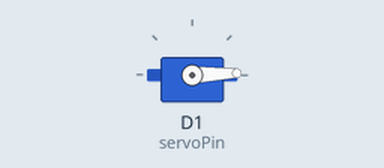
A sketch run on a simulated ESP8266 (NodeMCU). Shown: servo. What the sketch prints to the serial monitor is not drawn.

Above: at 0.05 s.
At 2.0 s:
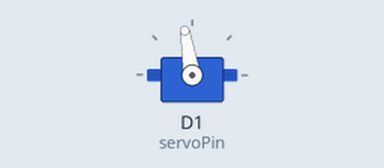
At 3.95 s:
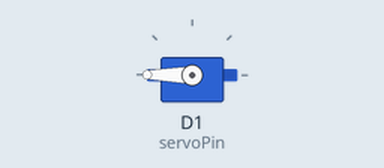
At 7.9 s:
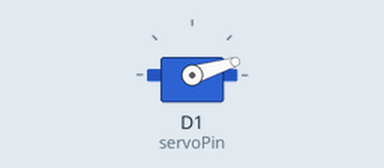
Timing chart, 0 to 12.0 s (numbered marks = the images above):
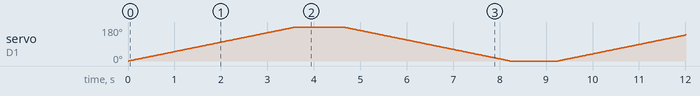

The sketch:

servo_motor.ino
```cpp
// This Code is Designed by Prince Kushwaha from COSM Electronics

#include <Servo.h>  // Include the standard Servo library

Servo myServo;  // Create a Servo object
int servoPin = D1;  // Servo signal connected to GPIO5 (D1)

void setup() {
  // Attach the servo on pin D1 to the servo object
  myServo.attach(servoPin);

  // Start Serial communication for debugging
  Serial.begin(115200);
  Serial.println("Servo Motor Control with ESP8266");
}

void loop() {
  // Sweep the servo from 0 to 180 degrees
  for (int angle = 0; angle <= 180; angle++) {
    myServo.write(angle);   // Set servo to the specified angle
    delay(20);              // Wait for the servo to reach the position
  }

  delay(1000);  // Wait for 1 second

  // Sweep the servo from 180 to 0 degrees
  for (int angle = 180; angle >= 0; angle--) {
    myServo.write(angle);   // Set servo to the specified angle
    delay(20);              // Wait for the servo to reach the position
  }

  delay(1000);  // Wait for 1 second
}
```
